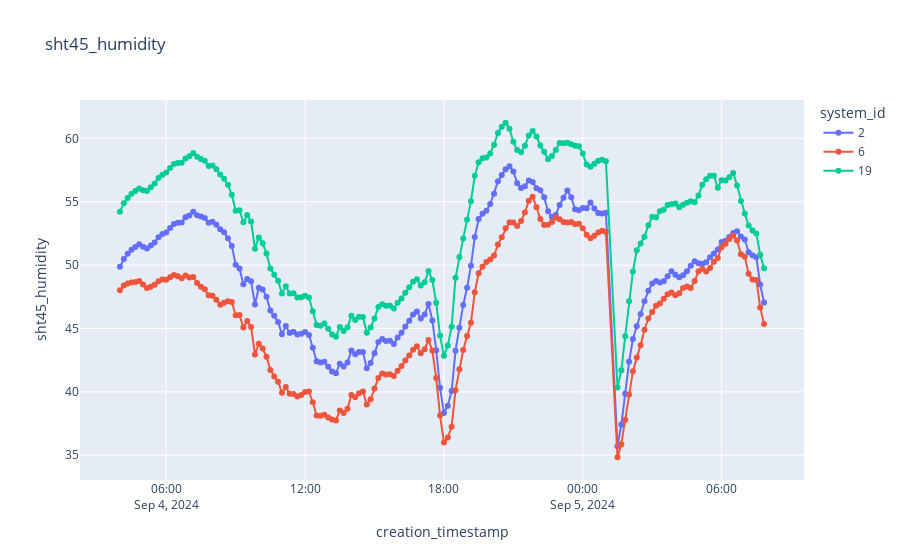

Notebook cell for this chart:
### Code cell
plot_sensor_measurement(df,sensor_id,col_name="sht45_humidity",filter=filter)

### Figure 1 — Plotly figure (JSON) as saved in the notebook; plotly's stock layout.template omitted (floating-point values rounded to 4 significant figures; data arrays with more than 128 entries replaced by an {"elided": "..."} marker saying what was removed)
{"data": [{"hovertemplate": "system_id=2<br>creation_timestamp=%{x}<br>sht45_humidity=%{y}<extra></extra>", "legendgroup": "2", "line": {"color": "#636efa", "dash": "solid"}, "marker": {"symbol": "circle"}, "mode": "lines+markers", "name": "2", "orientation": "v", "showlegend": true, "type": "scatter", "x": {"elided": "166 str values"}, "xaxis": "x", "y": {"elided": "166 float values"}, "yaxis": "y"}, {"hovertemplate": "system_id=6<br>creation_timestamp=%{x}<br>sht45_humidity=%{y}<extra></extra>", "legendgroup": "6", "line": {"color": "#EF553B", "dash": "solid"}, "marker": {"symbol": "circle"}, "mode": "lines+markers", "name": "6", "orientation": "v", "showlegend": true, "type": "scatter", "x": {"elided": "166 str values"}, "xaxis": "x", "y": {"elided": "166 float values"}, "yaxis": "y"}, {"hovertemplate": "system_id=19<br>creation_timestamp=%{x}<br>sht45_humidity=%{y}<extra></extra>", "legendgroup": "19", "line": {"color": "#00cc96", "dash": "solid"}, "marker": {"symbol": "circle"}, "mode": "lines+markers", "name": "19", "orientation": "v", "showlegend": true, "type": "scatter", "x": {"elided": "166 str values"}, "xaxis": "x", "y": {"elided": "166 float values"}, "yaxis": "y"}], "layout": {"legend": {"title": {"text": "system_id"}, "tracegroupgap": 0}, "title": {"text": "sht45_humidity"}, "xaxis": {"anchor": "y", "domain": [0, 1], "title": {"text": "creation_timestamp"}}, "yaxis": {"anchor": "x", "domain": [0, 1], "title": {"text": "sht45_humidity"}}}}
